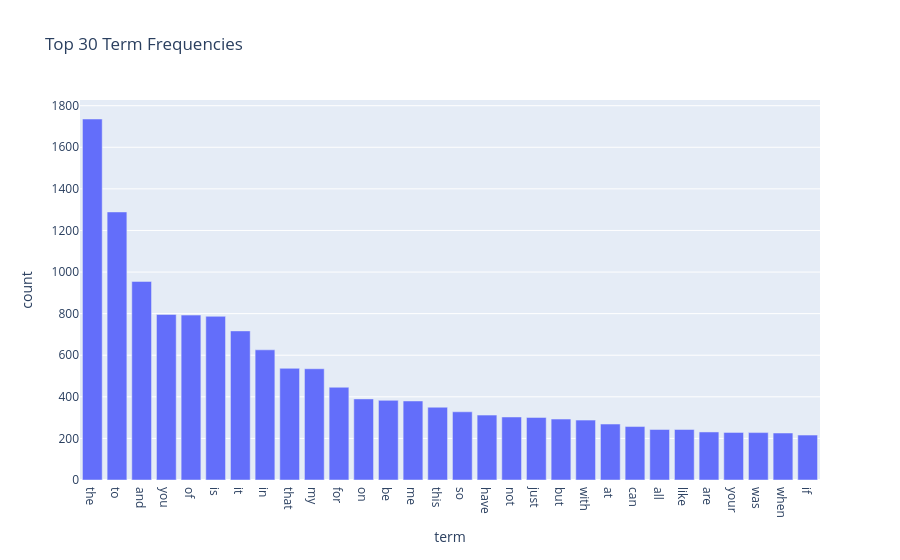

The notebook cell saved with this chart:
### Code cell
# 1. compute the term frequency
term_counts = np.asarray(train_counts.sum(axis=0)).ravel()
feature_names = count_vect.get_feature_names_out()

# 2. Pick top 30 terms and sort them from large to small
df = pd.DataFrame({"term": feature_names, "count": term_counts}) 
df_top = df.sort_values("count", ascending=False).head(30)

# 3.Plot the barchart
fig = px.bar(df_top, x="term", y="count", title="Top 30 Term Frequencies")
fig.update_xaxes(categoryorder='total descending')
fig.show()

### Figure 1 — Plotly figure (JSON) as saved in the notebook; plotly's stock layout.template omitted (floating-point values rounded to 4 significant figures)
{"data": [{"hovertemplate": "term=%{x}<br>count=%{y}<extra></extra>", "legendgroup": "", "marker": {"color": "#636efa", "pattern": {"shape": ""}}, "name": "", "orientation": "v", "showlegend": false, "textposition": "auto", "type": "bar", "x": ["the", "to", "and", "you", "of", "is", "it", "in", "that", "my", "for", "on", "be", "me", "this", "so", "have", "not", "just", "but", "with", "at", "can", "all", "like", "are", "your", "was", "when", "if"], "xaxis": "x", "y": [1736, 1289, 955, 796, 793, 787, 717, 626, 537, 535, 446, 390, 383, 380, 350, 328, 312, 303, 301, 293, 288, 269, 257, 243, 243, 231, 229, 228, 226, 216], "yaxis": "y"}], "layout": {"barmode": "relative", "legend": {"tracegroupgap": 0}, "title": {"text": "Top 30 Term Frequencies"}, "xaxis": {"anchor": "y", "categoryorder": "total descending", "domain": [0, 1], "title": {"text": "term"}}, "yaxis": {"anchor": "x", "domain": [0, 1], "title": {"text": "count"}}}}
